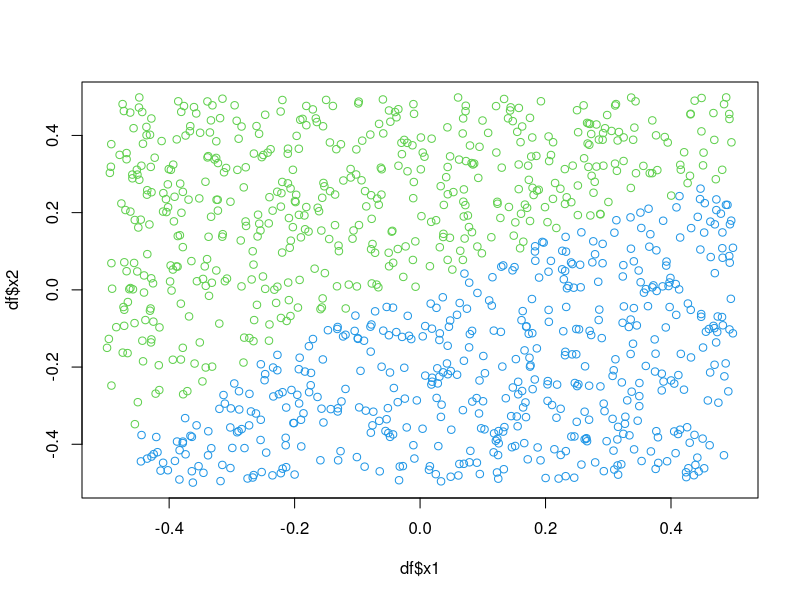
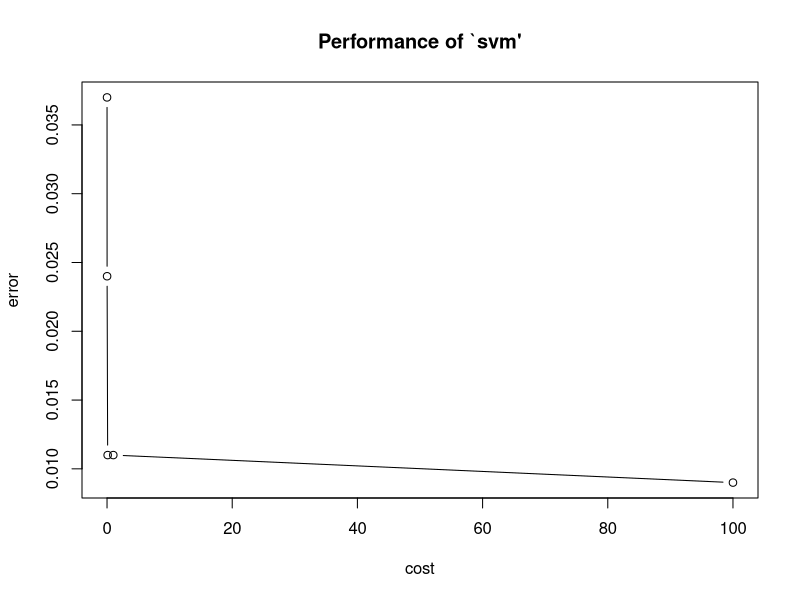

Write R code to recreate these figures, in order.
#### 6(a) ####

# Generating dataset with n = 1000, p = 2
x1 = runif(1000) - 0.5
x2 = runif(1000) - 0.5
y = 1 * (0.4 - log(x1+1.5) + x2 > 0)

# Creating dataframe of x1, x2, y
df = data.frame(x1, x2, y)

# Plotting x1 and x2 with class labels as colors
plot(df$x1, df$x2, col=(4-df$y))

#### 6(b) ####

# Library
library(e1071)

costs = c(0.001, 0.01, 0.1, 1, 100)

# Cross validating on the data
cv.svm = tune(
  svm,
  as.factor(y) ~.,
  data=df,
  kernel="linear",
  ranges=list(cost=costs)
)

# View the results of the cross validation
summary(cv.svm)

# Plot the errors per cost
plot(cv.svm)

# Function to get accuracy for every cost used in the cross validation
confusion.matrix = function(dataframe, costs) {
  errors = rep(0, length(costs)) 
  for (i in 1:length(costs)) {                      # For every cost 
    fit = svm(                                      # Fit a svc
      as.factor(y) ~.,
      data=df,
      kernel="linear",
      cost=costs[i]
    )
    fit.preds = predict(fit, newdata=dataframe)           # Predict on data
    result = table(preds=fit.preds, true=dataframe$y)     # Create confusion matrix
    accuracy = (result[1]+result[4]) / sum(result) # Get accuracy
    errors[i] = accuracy                           # Save accuracy in list
  }
  return(errors)                                   # Return list
}

# Getting the errors per cost
cost.training.errors = confusion.matrix(df, costs)
cost.training.errors

' COMMENTS:
The training errors complement the results of the cross-validation results.
'

# Generating test with n = 200, p = 2
t1 = runif(400) - 0.5
t2 = runif(400) - 0.5
ty = 1 * (0.4 - log(t1+1.3) + t2 > 0)

test = data.frame(x1=t1, x2=t2, y=ty)

## Creating confusion matrix
test.errors = confusion.matrix(test, costs)
test.errors

' COMMENTS:
Based on the errors, the smaller cost gave a better result on the test data 
as well.
'